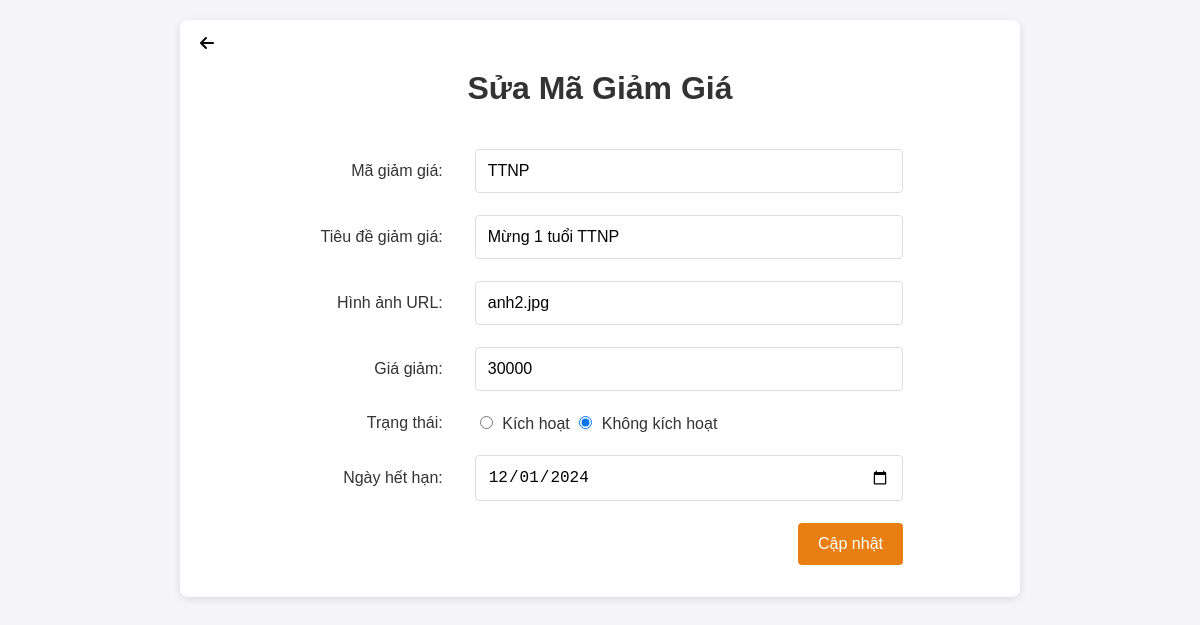
Screenshot of /admin/manage_discount/edit_discount.php?discount_id=TTNP with the database file from the repository.
### tables this page shows
CREATE TABLE `discount` (
  `discount_id` varchar(10) NOT NULL,
  `discount_title` varchar(255) NOT NULL,
  `discount_img` varchar(255) NOT NULL,
  `discount_price` float NOT NULL,
  `status` tinyint(4) NOT NULL,
  `endDate` date NOT NULL
);

### admin/manage_discount/edit_discount.php (the view, shortened to what this page needs)
<?php
require_once("../../connect/connection.php");
if (isset($_GET['discount_id'])) {
    $discount_id = $_GET['discount_id'];
    $sql_get_discount = "SELECT * FROM discount WHERE discount_id = '$discount_id'";
    $result_get_discount = $conn->query($sql_get_discount);
    if ($result_get_discount->num_rows > 0) {
        $discount = $result_get_discount->fetch_assoc();
    } else {
        echo "<script>alert('Mã giảm giá không tồn tại'); window.location.href='../../admin.php?option=discount';</script>";
        exit();
    }
} else {
    echo "<script>alert('Không tìm thấy mã giảm giá'); window.location.href='../../admin.php?option=discount';</script>";
    exit();
}
?>
<!DOCTYPE html>
<html lang="en">
<head>
    <link rel="stylesheet" href="https://cdnjs.cloudflare.com/ajax/libs/font-awesome/6.6.0/css/all.min.css">
    <link rel="stylesheet" href=".././manage_user/style_user.css">
</head>
<body>
    <form action="" method="post">
        <a href="../../admin.php?option=discount"><i class="fa-solid fa-arrow-left"></i></a>
        <h1>Sửa Mã Giảm Giá</h1>
        <table border="0">
            <tr>
                <td align="right">Mã giảm giá:</td>
                <td>
                    <input type="text" name="discount_id" value="<?php echo htmlspecialchars($discount['discount_id']); ?>" required>
                </td>
            </tr>
            <tr>
                <td align="right">Tiêu đề giảm giá:</td>
                <td>
                    <input type="text" name="discount_title" value="<?php echo htmlspecialchars($discount['discount_title']); ?>" required>
                </td>
            </tr>
            <tr>
                <td align="right">Hình ảnh URL:</td>
                <td>
                    <input type="text" name="discount_img" value="<?php echo htmlspecialchars($discount['discount_img']); ?>">
                </td>
            </tr>
            <tr>
                <td align="right">Giá giảm:</td>
                <td>
                    <input type="number" name="discount_price" step="0.01" value="<?php echo htmlspecialchars($discount['discount_price']); ?>" required>
                </td>
            </tr>
            <tr>
                <td align="right">Trạng thái:</td>
                <td>
                    <input type="radio" name="status" value="1" <?php echo ($discount['status'] == 1) ? 'checked' : ''; ?>> Kích hoạt
                    <input type="radio" name="status" value="0" <?php echo ($discount['status'] == 0) ? 'checked' : ''; ?>> Không kích hoạt
                </td>
            </tr>
            <tr>
                <td align="right">Ngày hết hạn:</td>
                <td>
                    <input type="date" name="endDate" value="<?php echo htmlspecialchars($discount['endDate']); ?>" required>
                </td>
            </tr>
            <tr>
                <td colspan="2" align="right">
                    <button type="submit">Cập nhật</button>
                </td>
            </tr>
        </table>
    </form>
</body>
</html>

### admin/manage_user/style_user.css (style rules this page uses)
body { font-family: Arial, sans-serif; background-color: #f4f4f9; color: #333; margin: 0; padding: 0; }
a { position: absolute; top: -27px; left: 8px; margin-top: 30px; text-decoration: none; padding: 12px; color: black; font-size: 16px; border: none; border-radius: 4px; transition: background-color 0.3s; }
h1 { text-align: center; margin-top: 30px; margin-bottom: 30px; }
form { position: relative; width: 70%; max-width: 800px; margin: 20px auto; padding: 20px; background-color: white; border-radius: 8px; box-shadow: 0 2px 8px rgba(0, 0, 0, 0.1); }
table { width: 90%; }
td { padding: 10px 15px; }
input[type="text"], input[type="password"], input[type="email"], input[type="date"],input[type="number"], select { width: 100%; padding: 12px; border: 1px solid #ddd; border-radius: 4px; font-size: 16px; box-sizing: border-box; }
button { padding: 12px 20px; background-color: #e97f12; color: white; font-size: 16px; border: none; border-radius: 4px; cursor: pointer; transition: background-color 0.3s; }
input[type="radio"] { margin-right: 5px; }

### rows the page displays
discount: discount_id "TTNP", discount_title "Mừng 1 tuổi TTNP", discount_img "anh2.jpg", discount_price "30000", status "☑", endDate "12/01/2024"
